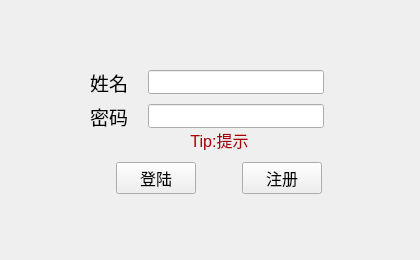
<?xml version="1.0" encoding="UTF-8"?>
<ui version="4.0">
 <class>Login</class>
 <widget class="QWidget" name="Login">
  <property name="geometry">
   <rect>
    <x>0</x>
    <y>0</y>
    <width>420</width>
    <height>260</height>
   </rect>
  </property>
  <property name="sizePolicy">
   <sizepolicy hsizetype="Fixed" vsizetype="Fixed">
    <horstretch>0</horstretch>
    <verstretch>0</verstretch>
   </sizepolicy>
  </property>
  <property name="minimumSize">
   <size>
    <width>420</width>
    <height>260</height>
   </size>
  </property>
  <property name="maximumSize">
   <size>
    <width>420</width>
    <height>260</height>
   </size>
  </property>
  <property name="contextMenuPolicy">
   <enum>Qt::NoContextMenu</enum>
  </property>
  <property name="windowTitle">
   <string>登陆</string>
  </property>
  <widget class="QWidget" name="verticalLayoutWidget">
   <property name="geometry">
    <rect>
     <x>60</x>
     <y>40</y>
     <width>319</width>
     <height>164</height>
    </rect>
   </property>
   <layout class="QVBoxLayout" name="verticalLayout" stretch="0,0,0">
    <property name="spacing">
     <number>0</number>
    </property>
    <property name="leftMargin">
     <number>10</number>
    </property>
    <property name="topMargin">
     <number>10</number>
    </property>
    <property name="rightMargin">
     <number>10</number>
    </property>
    <property name="bottomMargin">
     <number>10</number>
    </property>
    <item>
     <layout class="QFormLayout" name="formLayout">
      <property name="fieldGrowthPolicy">
       <enum>QFormLayout::FieldsStayAtSizeHint</enum>
      </property>
      <property name="rowWrapPolicy">
       <enum>QFormLayout::DontWrapRows</enum>
      </property>
      <property name="horizontalSpacing">
       <number>20</number>
      </property>
      <property name="verticalSpacing">
       <number>10</number>
      </property>
      <property name="leftMargin">
       <number>20</number>
      </property>
      <property name="topMargin">
       <number>20</number>
      </property>
      <property name="rightMargin">
       <number>20</number>
      </property>
      <property name="bottomMargin">
       <number>0</number>
      </property>
      <item row="0" column="0">
       <widget class="QLabel" name="label">
        <property name="font">
         <font>
          <pointsize>14</pointsize>
         </font>
        </property>
        <property name="text">
         <string>姓名</string>
        </property>
       </widget>
      </item>
      <item row="0" column="1">
       <widget class="QLineEdit" name="nameEdit">
        <property name="font">
         <font>
          <pointsize>14</pointsize>
         </font>
        </property>
       </widget>
      </item>
      <item row="1" column="0">
       <widget class="QLabel" name="label_2">
        <property name="font">
         <font>
          <pointsize>14</pointsize>
         </font>
        </property>
        <property name="text">
         <string>密码</string>
        </property>
       </widget>
      </item>
      <item row="1" column="1">
       <widget class="QLineEdit" name="psdEdit">
        <property name="font">
         <font>
          <pointsize>14</pointsize>
         </font>
        </property>
        <property name="echoMode">
         <enum>QLineEdit::Password</enum>
        </property>
       </widget>
      </item>
     </layout>
    </item>
    <item>
     <widget class="QLabel" name="tipLabel">
      <property name="font">
       <font>
        <pointsize>12</pointsize>
        <weight>50</weight>
        <bold>false</bold>
       </font>
      </property>
      <property name="autoFillBackground">
       <bool>false</bool>
      </property>
      <property name="styleSheet">
       <string notr="true">color: rgb(170, 0, 0);</string>
      </property>
      <property name="text">
       <string>Tip:提示</string>
      </property>
      <property name="alignment">
       <set>Qt::AlignCenter</set>
      </property>
      <property name="indent">
       <number>0</number>
      </property>
     </widget>
    </item>
    <item>
     <layout class="QHBoxLayout" name="horizontalLayout">
      <property name="topMargin">
       <number>10</number>
      </property>
      <item>
       <widget class="QPushButton" name="loginBtn">
        <property name="sizePolicy">
         <sizepolicy hsizetype="Fixed" vsizetype="Fixed">
          <horstretch>0</horstretch>
          <verstretch>0</verstretch>
         </sizepolicy>
        </property>
        <property name="font">
         <font>
          <pointsize>12</pointsize>
         </font>
        </property>
        <property name="focusPolicy">
         <enum>Qt::StrongFocus</enum>
        </property>
        <property name="text">
         <string>登陆</string>
        </property>
       </widget>
      </item>
      <item>
       <widget class="QPushButton" name="signUpBtn">
        <property name="sizePolicy">
         <sizepolicy hsizetype="Fixed" vsizetype="Fixed">
          <horstretch>0</horstretch>
          <verstretch>0</verstretch>
         </sizepolicy>
        </property>
        <property name="font">
         <font>
          <pointsize>12</pointsize>
         </font>
        </property>
        <property name="focusPolicy">
         <enum>Qt::StrongFocus</enum>
        </property>
        <property name="text">
         <string>注册</string>
        </property>
       </widget>
      </item>
     </layout>
    </item>
   </layout>
  </widget>
 </widget>
 <resources/>
 <connections/>
</ui>
